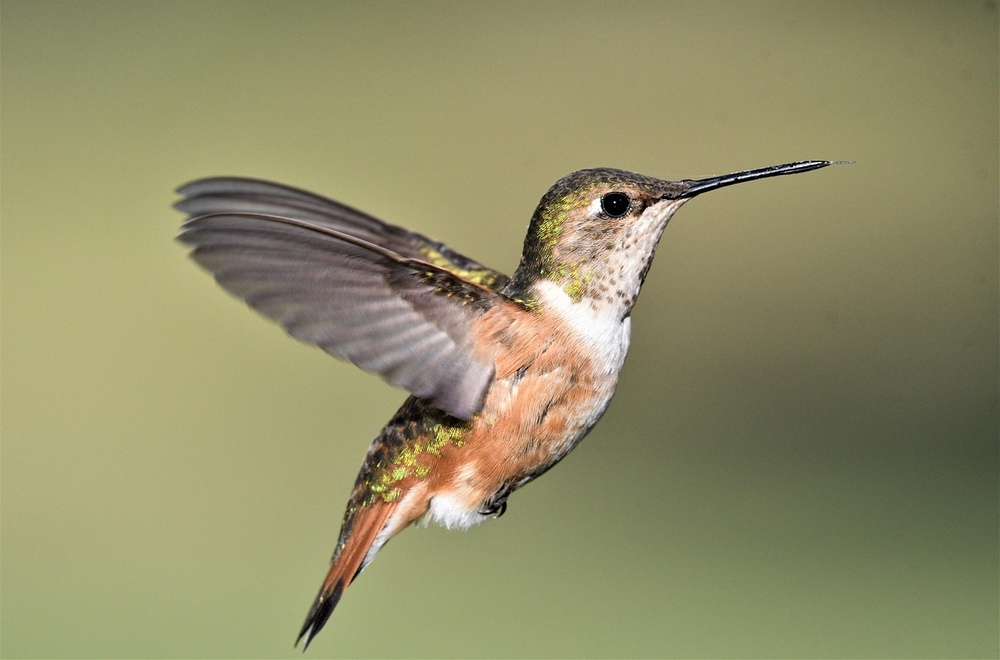
#> input picture Image.jpg, 1000 x 660 px, shrunk from 1280 x 845 before the run
$ python Image_Filters.py
#> lines starting #> are read from the running program, lines starting #| are printed output that depends on the picture; after the words box and inside, x2 and y2 are one past the last pixel; in counts of white or black regions, pixels touching at a corner belong together
"""Grayscale, Blur, and Edge Detection"""
"""almost every CV pipeline starts with some combination of \n
grayscale → blur (remove noise) → edge/feature detection. \n
This is the "hello world" of image processing."""


import cv2
img = cv2.imread("Image.jpg")
#> img is the input picture: shape (660, 1000, 3); mean B, G, R 105.2, 142.9, 146.2

if img is None:
    raise FileNotFoundError("Could not load Image.jpg")

# cv2.cvtColor(image, code) CONVERTS color spaces.
# cv2.COLOR_BGR2GRAY tells it: "convert from BGR color to single-channel grayscale."
gray = cv2.cvtColor(img, cv2.COLOR_BGR2GRAY)
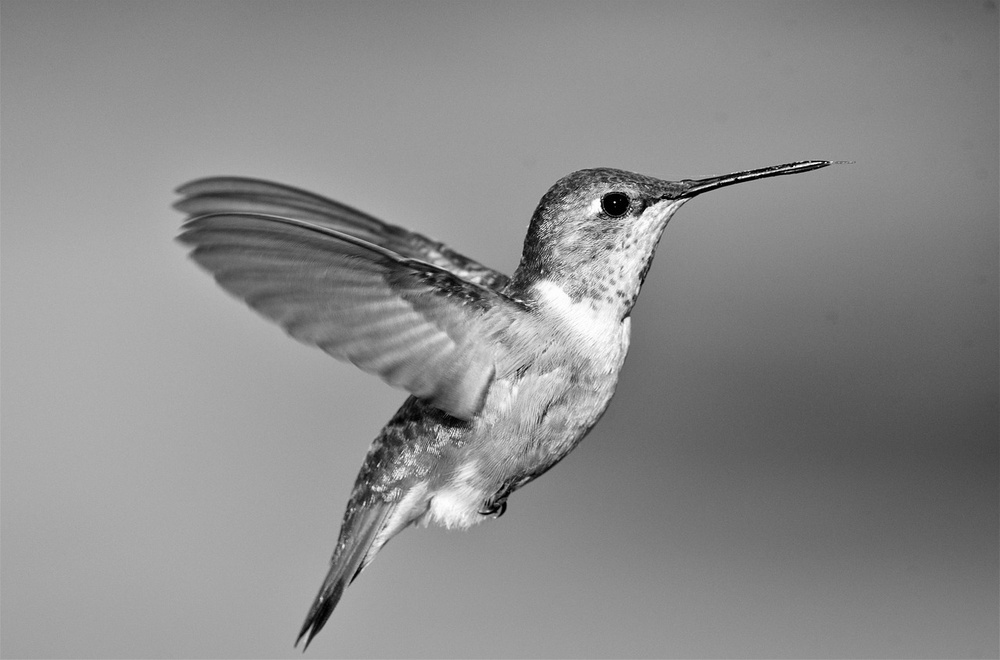
#> gray: shape (660, 1000); min 0, max 255, mean 139.6

# cv2.GaussianBlur(image, kernel_size, sigma) smooths/blurs the image.
# kernel_size (5,5) = the blur "brush size" — must be odd numbers. Bigger = blurrier.
# sigma=0 means "let OpenCV auto-calculate the blur intensity."
blurred = cv2.GaussianBlur(gray, (5, 5), 0)

# cv2.Canny(image, threshold1, threshold2) detects EDGES — sharp brightness changes.
# The two thresholds control sensitivity: pixels above threshold2 are definitely edges,
# below threshold1 are definitely not, and in-between depends on connectivity.
edges = cv2.Canny(blurred, 50, 150)
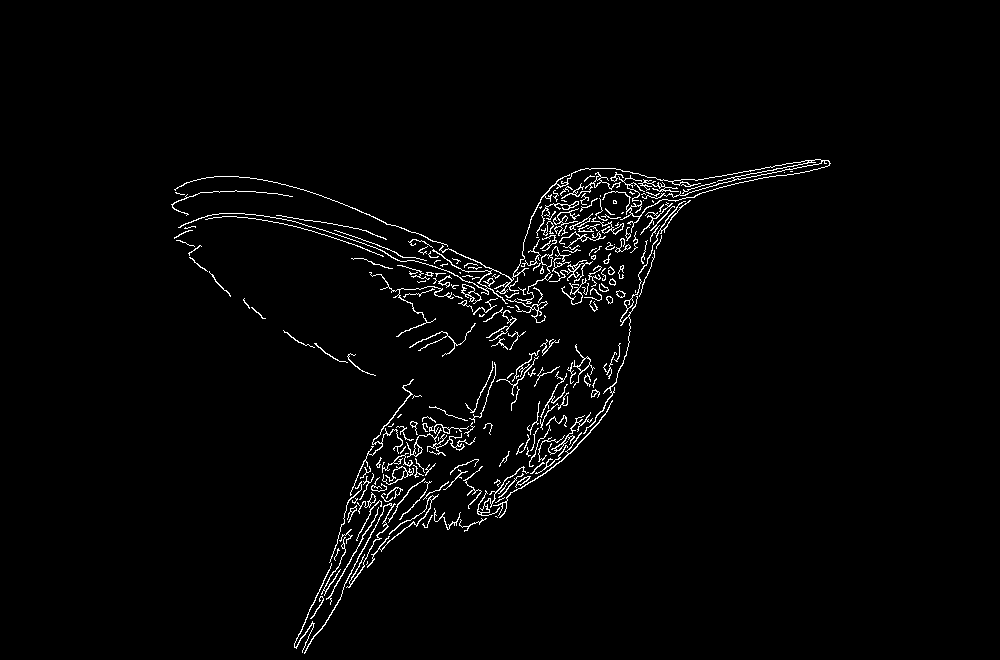
#> edges: shape (660, 1000); 2.2% white in thin lines or dots, all inside (x1, y1, x2, y2) = (171, 159, 831, 654)

cv2.imshow("Original", img)
cv2.imshow("Grayscale", gray)
cv2.imshow("Blurred", blurred)
cv2.imshow("Edges", edges)

cv2.waitKey(0)
cv2.destroyAllWindows()
